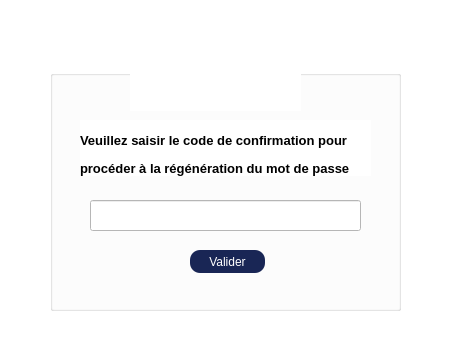
<?xml version="1.0" encoding="UTF-8"?>
<ui version="4.0">
 <class>codeMpass</class>
 <widget class="QDialog" name="codeMpass">
  <property name="geometry">
   <rect>
    <x>0</x>
    <y>0</y>
    <width>472</width>
    <height>346</height>
   </rect>
  </property>
  <property name="windowTitle">
   <string>Tv'Ease</string>
  </property>
  <property name="windowIcon">
   <iconset resource="source.qrc">
    <normaloff>:/img/images/logo.png</normaloff>:/img/images/logo.png</iconset>
  </property>
  <property name="styleSheet">
   <string notr="true">background-color : #B5C0D0 ; 
background-color : white ; 

</string>
  </property>
  <widget class="QGroupBox" name="groupBox">
   <property name="geometry">
    <rect>
     <x>50</x>
     <y>70</y>
     <width>351</width>
     <height>241</height>
    </rect>
   </property>
   <property name="title">
    <string/>
   </property>
   <widget class="QLabel" name="label">
    <property name="geometry">
     <rect>
      <x>30</x>
      <y>50</y>
      <width>291</width>
      <height>41</height>
     </rect>
    </property>
    <property name="font">
     <font>
      <pointsize>10</pointsize>
      <weight>75</weight>
      <bold>true</bold>
     </font>
    </property>
    <property name="text">
     <string>Veuillez saisir le code de confirmation pour </string>
    </property>
   </widget>
   <widget class="QLabel" name="label_2">
    <property name="geometry">
     <rect>
      <x>30</x>
      <y>90</y>
      <width>291</width>
      <height>16</height>
     </rect>
    </property>
    <property name="font">
     <font>
      <pointsize>10</pointsize>
      <weight>75</weight>
      <bold>true</bold>
     </font>
    </property>
    <property name="text">
     <string>procéder à la régénération du mot de passe</string>
    </property>
   </widget>
   <widget class="QLineEdit" name="lineEdit_codeVerif">
    <property name="geometry">
     <rect>
      <x>40</x>
      <y>130</y>
      <width>271</width>
      <height>31</height>
     </rect>
    </property>
   </widget>
   <widget class="QPushButton" name="pushButton">
    <property name="geometry">
     <rect>
      <x>140</x>
      <y>180</y>
      <width>75</width>
      <height>23</height>
     </rect>
    </property>
    <property name="cursor">
     <cursorShape>PointingHandCursor</cursorShape>
    </property>
    <property name="styleSheet">
     <string notr="true">#pushButton {border :none ;
background-color : #192655 ; 
widht : 400px ; 
border-radius : 10px ;
color : white;}


#pushButton:hover {
color : white ; 
/*background-color : #26577C; */
}
</string>
    </property>
    <property name="text">
     <string>Valider</string>
    </property>
   </widget>
  </widget>
  <widget class="QLabel" name="label_3">
   <property name="geometry">
    <rect>
     <x>130</x>
     <y>0</y>
     <width>171</width>
     <height>111</height>
    </rect>
   </property>
   <property name="styleSheet">
    <string notr="true">background-image: url(:/img/images/forgetpass.png);
background-repeat: no-repeat ; </string>
   </property>
   <property name="text">
    <string/>
   </property>
  </widget>
 </widget>
 <resources>
  <include location="source.qrc"/>
 </resources>
 <connections/>
</ui>
